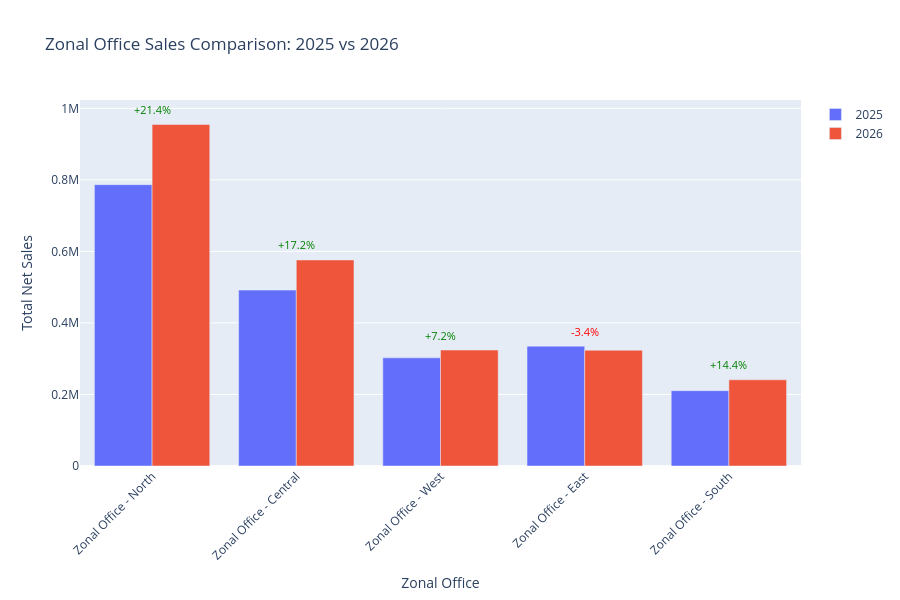

Notebook cell for this chart:
### Code cell
import pandas as pd
import plotly.graph_objects as go
# from snowflake.snowpark.context import get_active_session

# session = get_active_session()

# === Pick your two years here ===
year_a, year_b = 2025, 2026

df = session.table("MOP_DATABASE.SOQ.DAILY_FORECAST_ZO_YEAR_WISE").to_pandas()

# segment_df = pd.read_csv(r"C:\Users\G0004878\Downloads\View_Data_2026-09-21-1915.csv",sep='\t')

# df = pd.merge(left=df,right=segment_df,on=["MODEL_NAME"])

# Filter and pivot
comp = df[df['YEAR'].isin([year_a, year_b])].pivot(
    index='ZONAL_OFFICE_NAME', columns='YEAR', values='TOTAL_NET_SALES'
).fillna(0)

comp = comp.sort_values(by=year_b, ascending=False)
zones = comp.index.tolist()

vals_a = comp[year_a].values
vals_b = comp[year_b].values

# % change
pct_diff = []
for a, b in zip(vals_a, vals_b):
    if a == 0:
        pct_diff.append(None)
    else:
        pct_diff.append(round((b - a) / a * 100, 1))

fig = go.Figure()
fig.add_trace(go.Bar(x=zones, y=vals_a, name=str(year_a)))
fig.add_trace(go.Bar(x=zones, y=vals_b, name=str(year_b)))

for i, zone in enumerate(zones):
    if pct_diff[i] is None:
        label = "New"
    else:
        sign = "+" if pct_diff[i] > 0 else ""
        label = f"{sign}{pct_diff[i]}%"

    y_pos = max(vals_a[i], vals_b[i])
    color = "green" if (pct_diff[i] is not None and pct_diff[i] > 0) else "red"

    fig.add_annotation(
        x=zone, y=y_pos,
        text=label,
        showarrow=False,
        yshift=15,
        font=dict(size=11, color=color),
    )

fig.update_layout(
    barmode='group',
    title=f'Zonal Office Sales Comparison: {year_a} vs {year_b}',
    xaxis_title='Zonal Office',
    yaxis_title='Total Net Sales',
    xaxis_tickangle=-45,
    height=600,
)

fig.write_html(f"Zonal_Office_Sales_comparison_{year_a}_vs_{year_b}.html")

fig.show()

### Figure 1 — Plotly figure (JSON) as saved in the notebook; plotly's stock layout.template omitted (floating-point values rounded to 4 significant figures)
{"data": [{"name": "2025", "type": "bar", "x": ["Zonal Office - North", "Zonal Office - Central", "Zonal Office - West", "Zonal Office - East", "Zonal Office - South"], "y": [786600.0, 491700.0, 302400.0, 335000.0, 210600.0]}, {"name": "2026", "type": "bar", "x": ["Zonal Office - North", "Zonal Office - Central", "Zonal Office - West", "Zonal Office - East", "Zonal Office - South"], "y": [954800.0, 576100.0, 324100.0, 323700.0, 241000.0]}], "layout": {"annotations": [{"font": {"color": "green", "size": 11}, "showarrow": false, "text": "+21.4%", "x": "Zonal Office - North", "y": 954774, "yshift": 15}, {"font": {"color": "green", "size": 11}, "showarrow": false, "text": "+17.2%", "x": "Zonal Office - Central", "y": 576066, "yshift": 15}, {"font": {"color": "green", "size": 11}, "showarrow": false, "text": "+7.2%", "x": "Zonal Office - West", "y": 324139, "yshift": 15}, {"font": {"color": "red", "size": 11}, "showarrow": false, "text": "-3.4%", "x": "Zonal Office - East", "y": 335025, "yshift": 15}, {"font": {"color": "green", "size": 11}, "showarrow": false, "text": "+14.4%", "x": "Zonal Office - South", "y": 240961, "yshift": 15}], "barmode": "group", "height": 600, "title": {"text": "Zonal Office Sales Comparison: 2025 vs 2026"}, "xaxis": {"tickangle": -45, "title": {"text": "Zonal Office"}}, "yaxis": {"title": {"text": "Total Net Sales"}}}}
